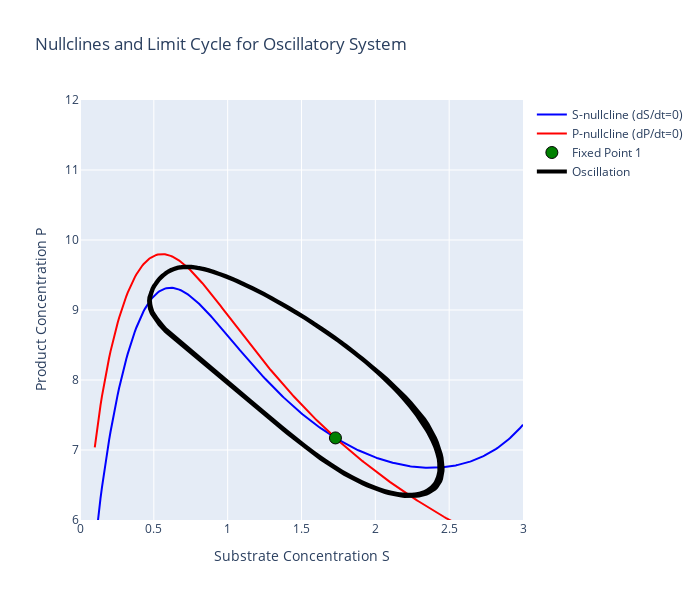

The notebook cell saved with this chart:
### Markdown cell above
## State Space Nullclines

### Code cell
import plotly.graph_objects as go
from scipy.optimize import fsolve

# Oscillatory parameters
a1_fixed = 0.65

print("NULLCLINE ANALYSIS FOR OSCILLATORY SYSTEM")
print("="*50)
print(f"b1={b1}, b2={b2}")
print(f"a1={a1_fixed}, a2={a2}")
print(f"k_max={k_max}, K_m={K_m}")
print(f"k_i={k_i}")
print(f"n={n}, m={m}, q={q}")
print()

def enzymatic_rate(S, P):
    """Enzymatic rate with forward and feedback inhibition"""
    return (k_max * S**n) / (K_m**m + S**m) / (1 + k_i * P**q)

def S_nullcline(S, P):
    """S-nullcline: dS/dt = 0 => a1 - b1*S = v(S,P)"""
    return a1_fixed - b1*S - enzymatic_rate(S, P)

def P_nullcline(S, P):
    """P-nullcline: dP/dt = 0 => a2 - b2*P = -v(S,P)"""
    return a2       - b2*P + enzymatic_rate(S, P)

# Compute S-nullcline: For each S, find P such that dS/dt = 0
print("Computing S-nullcline...")
S_values = np.linspace(0.1, 3, 300)
P_S_null = []

for S in S_values:
    def equation(P):
        return S_nullcline(S, P)
    
    try:
        # Try multiple initial guesses
        solutions = []
        for P_guess in [5.0, 6.0, 7.0, 8.0]:
            result = fsolve(equation, P_guess)
            if (result[0] > 0 and result[0] < 15 and 
                abs(equation(result[0])) < 1e-6):
                solutions.append(result[0])
        
        # Remove duplicates and take the first valid solution
        if solutions:
            unique_solutions = []
            for sol in solutions:
                if not any(abs(sol - existing) < 0.1 for existing in unique_solutions):
                    unique_solutions.append(sol)
            P_S_null.append(unique_solutions[0])  # Take first branch for plotting
        else:
            P_S_null.append(np.nan)
    except:
        P_S_null.append(np.nan)

# Compute P-nullcline: For each S, find P such that dP/dt = 0
print("Computing P-nullcline...")
P_P_null = []

for S in S_values:
    def equation(P):
        return P_nullcline(S, P)
    
    try:
        # Try multiple initial guesses
        solutions = []
        for P_guess in [0.1, 1.0, 3.0, 5.0]:
            result = fsolve(equation, P_guess)
            if (result[0] > 0 and result[0] < 15 and 
                abs(equation(result[0])) < 1e-6):
                solutions.append(result[0])
        
        # Remove duplicates and take the first valid solution
        if solutions:
            unique_solutions = []
            for sol in solutions:
                if not any(abs(sol - existing) < 0.1 for existing in unique_solutions):
                    unique_solutions.append(sol)
            P_P_null.append(unique_solutions[0])  # Take first branch for plotting
        else:
            P_P_null.append(np.nan)
    except:
        P_P_null.append(np.nan)

# Create the phase portrait
fig = go.Figure()

# Plot S-nullcline
valid_S_S = []
valid_P_S = []
for S, P in zip(S_values, P_S_null):
    if not np.isnan(P):
        valid_S_S.append(S)
        valid_P_S.append(P)

fig.add_trace(go.Scatter(x=valid_S_S, y=valid_P_S, mode='lines',
                        name='S-nullcline (dS/dt=0)',
                        line=dict(color='blue', width=2)))

# Plot P-nullcline
valid_S_P = []
valid_P_P = []
for S, P in zip(S_values, P_P_null):
    if not np.isnan(P):
        valid_S_P.append(S)
        valid_P_P.append(P)

fig.add_trace(go.Scatter(x=valid_S_P, y=valid_P_P, mode='lines',
                        name='P-nullcline (dP/dt=0)',
                        line=dict(color='red', width=2)))

# Find fixed points (intersections)
print("Finding fixed points...")
fixed_points = []

# Search in S-P space
S_search = np.linspace(0.01, 1.2, 50)
P_search = np.linspace(9, 11, 50)

for S_guess in S_search:
    for P_guess in P_search:
        def equations(vars):
            S, P = vars
            return [S_nullcline(S, P), P_nullcline(S, P)]
        
        try:
            result = fsolve(equations, [S_guess, P_guess])
            S_sol, P_sol = result
            
            # Check if valid solution
            residuals = equations([S_sol, P_sol])
            if (np.linalg.norm(residuals) < 1e-4 and 
                S_sol > 0 and P_sol > 0 and 
                S_sol <= 2 and P_sol <= 15):
                
                # Check if new
                is_new = True
                for existing in fixed_points:
                    if (abs(S_sol - existing[0]) < 0.1 and 
                        abs(P_sol - existing[1]) < 0.1):
                        is_new = False
                        break
                
                if is_new:
                    fixed_points.append((S_sol, P_sol))
        except:
            continue

print(f"Found {len(fixed_points)} fixed point(s):")
for i, (S, P) in enumerate(fixed_points):
    print(f"  FP{i+1}: S = {S:.3f}, P = {P:.3f}")

# Plot fixed points
for i, (S, P) in enumerate(fixed_points):
    fig.add_trace(go.Scatter(x=[S], y=[P], mode='markers',
                            marker=dict(size=12, color='green', symbol='circle',
                                      line=dict(width=1, color='black')),
                            name=f'Fixed Point {i+1}'))

# Add a limit cycle from simulation to show oscillations
print("Adding limit cycle from simulation...")
from scipy.integrate import solve_ivp

def system_dynamics(t, variables):
    S, P = variables
    rate = enzymatic_rate(S, P)
    dSdt = a1_fixed - b1*S - rate
    dPdt = a2       - b2*P + rate
    return [dSdt, dPdt]

# Simulate to get limit cycle
sol = solve_ivp(system_dynamics, (0, 2000), [1.0, 1.0],
                t_eval=np.linspace(0, 2000, 5000), method='RK45')

# Use only the last part to avoid transients
S_cycle = sol.y[0][-2000:]
P_cycle = sol.y[1][-2000:]

fig.add_trace(go.Scatter(x=S_cycle, y=P_cycle, mode='lines',
                        name='Oscillation',
                        line=dict(color='black', width=4)))

# Update layout
fig.update_layout(
    title="Nullclines and Limit Cycle for Oscillatory System",
    xaxis_title="Substrate Concentration S",
    yaxis_title="Product Concentration P", 
    width=700,
    height=600,
    showlegend=True
)

fig.update_xaxes(range=[0, 3])
fig.update_yaxes(range=[6, 12])

fig.show()

# Mathematical analysis
print("\n" + "="*50)
print("MATHEMATICAL ANALYSIS")
print("="*50)

print("Nullcline equations:")
print("S-nullcline: a₁ - b₁·S = k_max·S/(K_m³ + S³) · 1/(1 + k_i·P²)")
print("P-nullcline: a₂ - b₂·P = -k_max·S/(K_m³ + S³) · 1/(1 + k_i·P²)")
print()
print("Rearranged:")
print("S-nullcline: P = √[(k_max·S/((a₁ - b₁·S)(K_m³ + S³)) - 1)/k_i]")
print("P-nullcline: P = [a₂ + k_max·S/((K_m³ + S³)(1 + k_i·P²))]/b₂")
print()

if len(fixed_points) == 1:
    S_fp, P_fp = fixed_points[0]
    print(f"Single fixed point at: S = {S_fp:.3f}, P = {P_fp:.3f}")
    print("This is typical for oscillatory systems - an unstable fixed point")
    print("surrounded by a stable limit cycle!")
    
    # Check stability roughly by simulating nearby
    sol_test = solve_ivp(system_dynamics, (0, 50), [S_fp + 0.1, P_fp + 0.1],
                        t_eval=[0, 50], method='RK45')
    final_S, final_P = sol_test.y[0, -1], sol_test.y[1, -1]
    distance = np.sqrt((final_S - S_fp)**2 + (final_P - P_fp)**2)
    
    if distance > 0.5:
        print("Fixed point appears UNSTABLE (spiral source)")
    else:
        print("Fixed point appears STABLE")

print("\nThe purple limit cycle shows sustained oscillations around the fixed point!")

### Figure 1 — Plotly figure (JSON) as saved in the notebook; plotly's stock layout.template omitted (floating-point values rounded to 4 significant figures; data arrays with more than 128 entries replaced by an {"elided": "..."} marker saying what was removed)
{"data": [{"line": {"color": "blue", "width": 2}, "mode": "lines", "name": "S-nullcline (dS/dt=0)", "type": "scatter", "x": {"elided": "300 float values"}, "y": {"elided": "300 float values"}}, {"line": {"color": "red", "width": 2}, "mode": "lines", "name": "P-nullcline (dP/dt=0)", "type": "scatter", "x": {"elided": "300 float values"}, "y": {"elided": "300 float values"}}, {"marker": {"color": "green", "line": {"color": "black", "width": 1}, "size": 12, "symbol": "circle"}, "mode": "markers", "name": "Fixed Point 1", "type": "scatter", "x": [1.73], "y": [7.172]}, {"line": {"color": "black", "width": 4}, "mode": "lines", "name": "Oscillation", "type": "scatter", "x": {"elided": "2000 float values"}, "y": {"elided": "2000 float values"}}], "layout": {"height": 600, "showlegend": true, "title": {"text": "Nullclines and Limit Cycle for Oscillatory System"}, "width": 700, "xaxis": {"range": [0, 3], "title": {"text": "Substrate Concentration S"}}, "yaxis": {"range": [6, 12], "title": {"text": "Product Concentration P"}}}}
